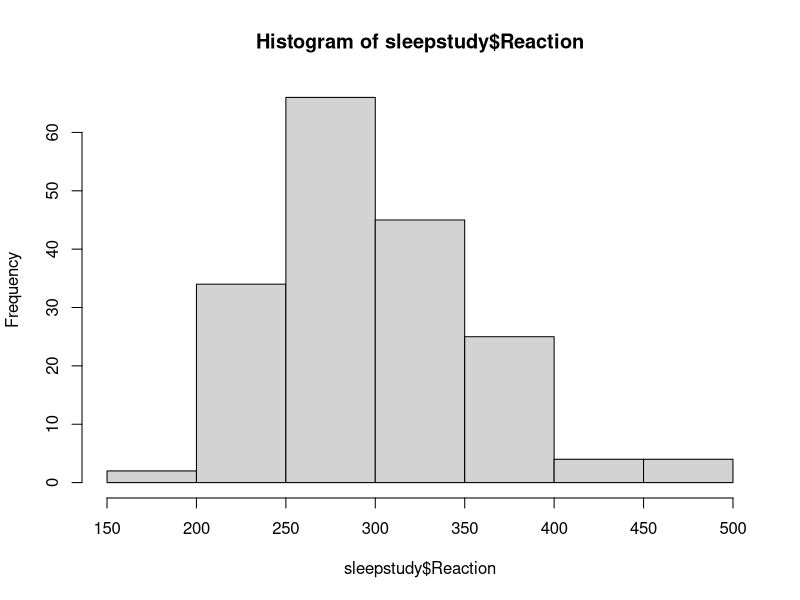
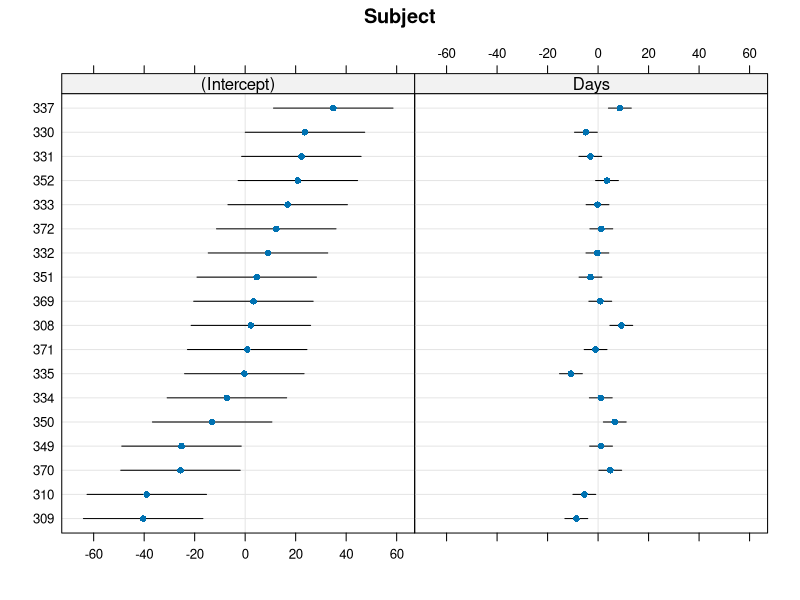
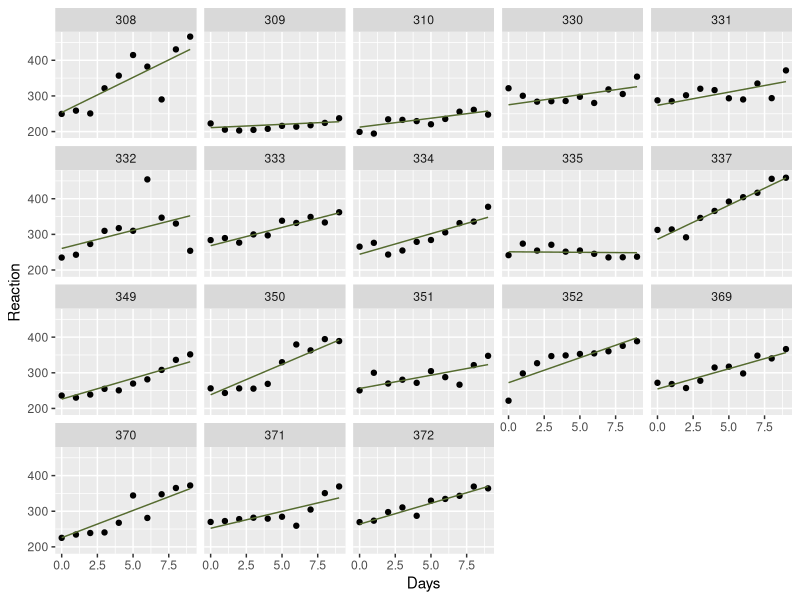
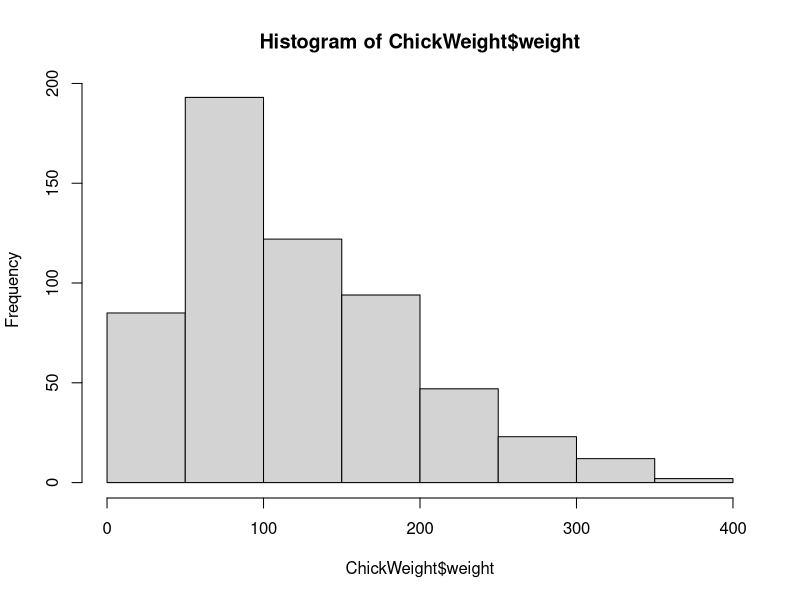
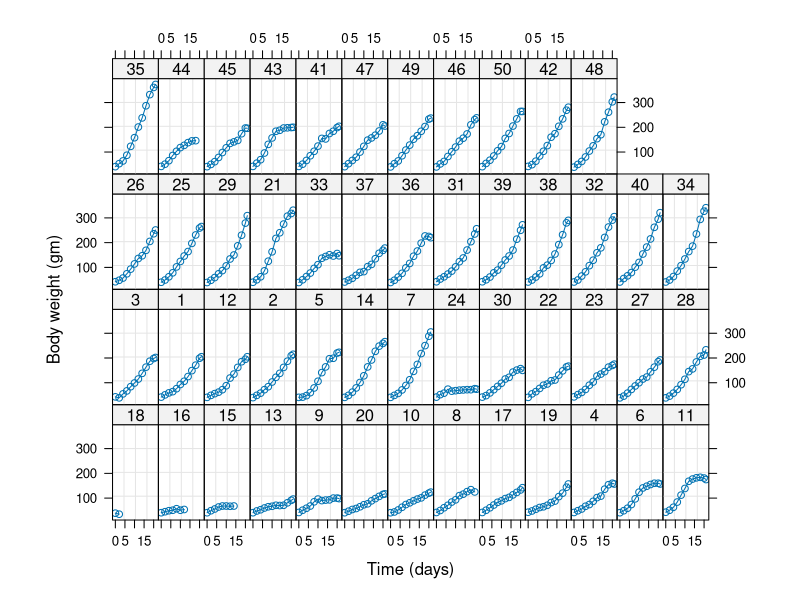
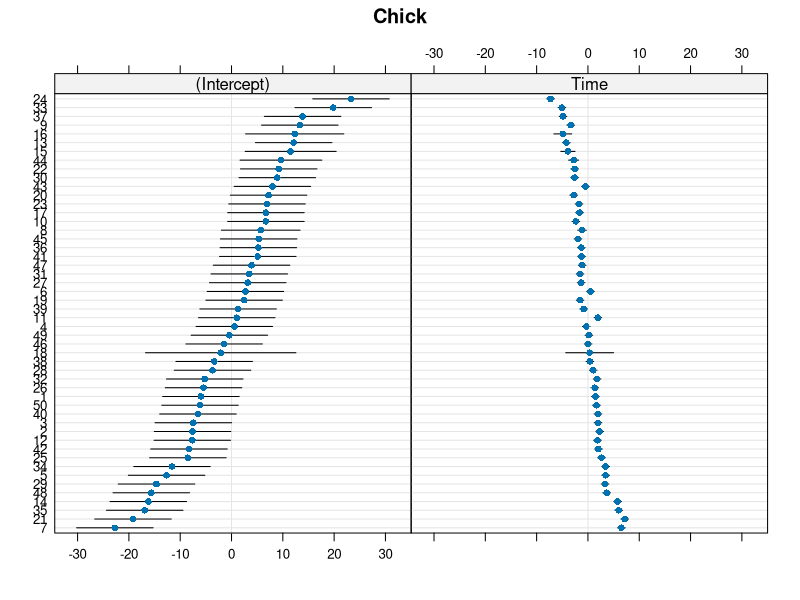
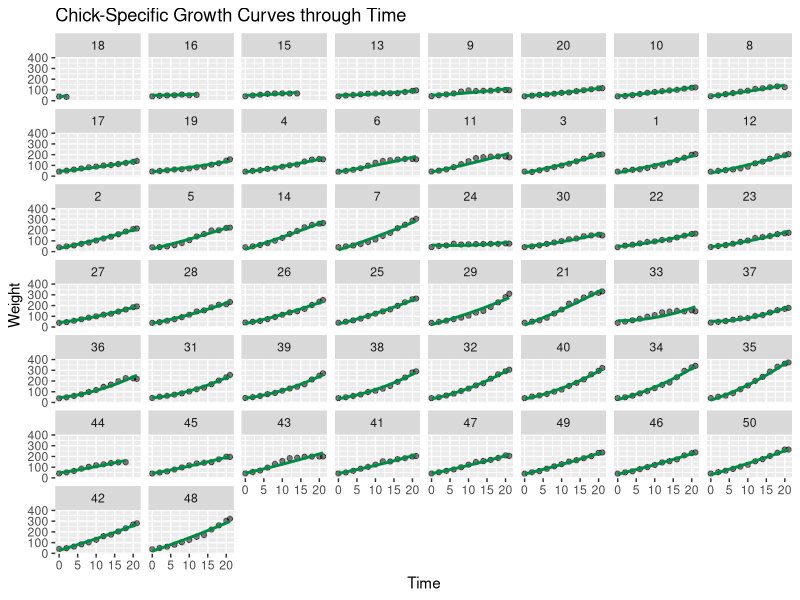

The R source for these figures, in order:
#Lab 5

library(Matrix)
library(lme4)
library(ggplot2)
library(lattice)

data(sleepstudy)
head(sleepstudy)

hist(sleepstudy$Reaction)

# pipe "|" used to specify random effects
m0 <- lmer(Reaction ~ Days + (Days | Subject), data = sleepstudy)
summary(m0)

m0.ranef <- ranef(m0) #get subject specific slopes
m0.ranef

dotplot(m0.ranef) #caterpillar plot - get estimated values from highest to lowest

##Visualizing Plots of subject-specific effects

pred.Reaction <- predict(m0, newdata = sleepstudy, type = "response") #predicted values for Subjects
pred.df <- data.frame(sleepstudy, pred.Reaction) #bind predictions to original data frame
ggplot(data = pred.df, aes(Days, Reaction)) +
  geom_point() +
  geom_line(aes(Days, pred.Reaction), col = "darkolivegreen") +
  facet_wrap(vars(Subject))

library(datasets)
data("ChickWeight")
head(ChickWeight)
hist(ChickWeight$weight)

plot(ChickWeight) #visualize trends per-chick


# This Week's Assignment --------------------------------------------------

#1. Contruct GLMM relating chick weight to two predictors - time of day and diet type

#a.& b.
m1 <- lm(weight ~ poly(Time) * Diet, data = ChickWeight)
m1

#c. 
m2 <- lmer(weight ~ poly(Time, 2) * Diet + (Time | Chick), data = ChickWeight)
m2

capture.output(summary(m2), file = "Jordan_lab5_table1.txt")

#2. Extract and plot the point estimates of random slopes and intercepts for the chicks, plut their SE

m1.ranef <- ranef(m2)
dotplot(m1.ranef)

#3. Construct simpler GLMM but force chick growth curves to have identical intercepts

m3 <- lmer(weight ~ poly(Time, 2) * Diet + (0 + Time | Chick), data = ChickWeight)
m3

capture.output(summary(m3), file = "Jordan_lab5_table2.txt")

#4. Compare two mixed models using analysis of deviance

aov <- anova(m2, m3)
aov
capture.output(summary(aov), file = "Jordan_lab5_table3.txt")

#5. Produce chick-specific summary plot for top-ranked of these two GLMM, fixed w random effects and random chick variation

pred.Chick <- predict(m2, newdata = ChickWeight, type = "response")
pred.chick.df <- data.frame(ChickWeight, pred.Chick)

ggplot(data = pred.chick.df, aes(Time, weight)) +
  geom_point(alpha = 0.5) +
  geom_line(aes(Time, pred.Chick), col = "springgreen4", linewidth = 1) +
  labs(title = "Chick-Specific Growth Curves through Time", x = "Time", y = "Weight") +
  facet_wrap(vars(Chick))
